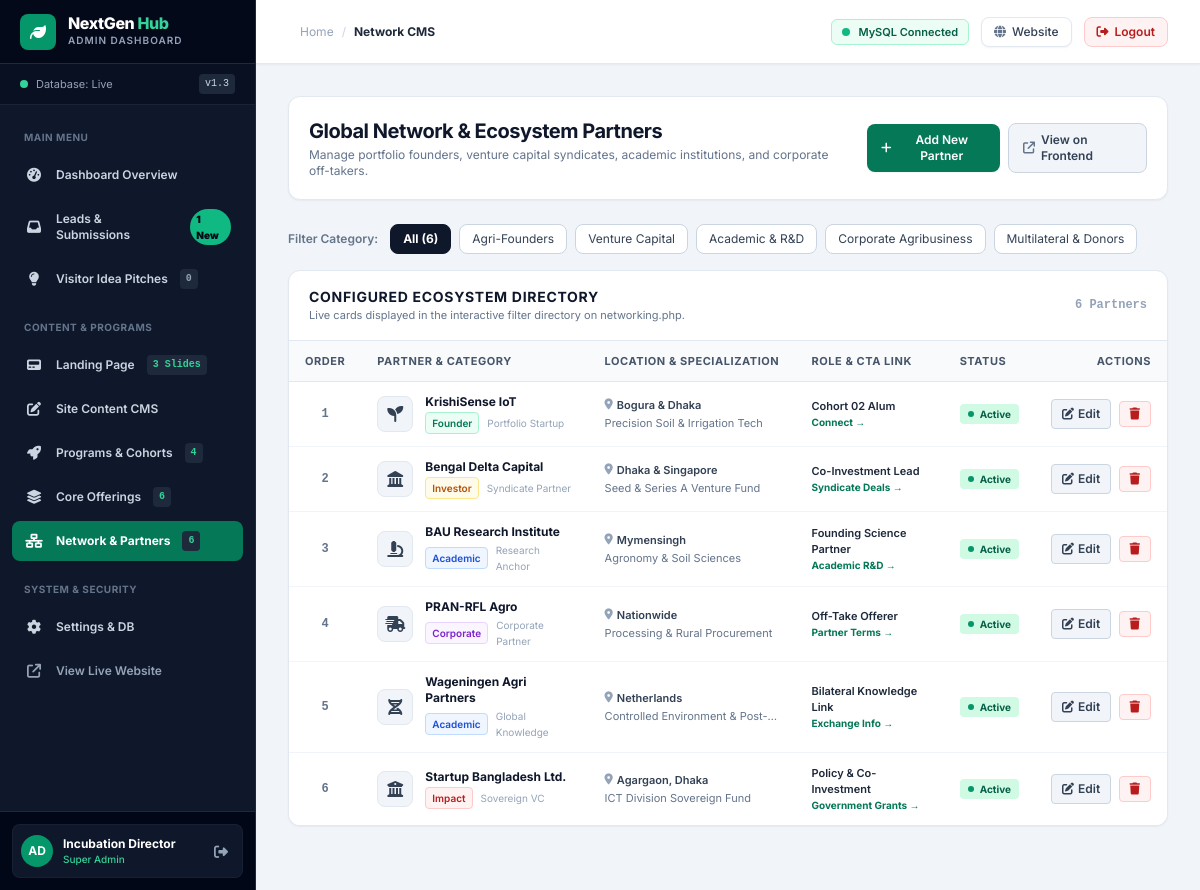
Page /admin/networking.php (signed in) on the committed database.
### tables this page shows
CREATE TABLE IF NOT EXISTS `network_partners` (
    `id` INT UNSIGNED AUTO_INCREMENT PRIMARY KEY,
    `name` VARCHAR(150) NOT NULL,
    `category` ENUM('founder', 'investor', 'academic', 'corporate', 'impact') NOT NULL DEFAULT 'founder',
    `badge` VARCHAR(50) DEFAULT 'Portfolio Startup',
    `location` VARCHAR(100) DEFAULT 'Dhaka',
    `tagline` VARCHAR(150) DEFAULT NULL,
    `description` TEXT NOT NULL,
    `icon` VARCHAR(50) DEFAULT 'fa-seedling',
    `meta_label` VARCHAR(100) DEFAULT 'Cohort Alum',
    `link_text` VARCHAR(100) DEFAULT 'Connect →',
    `link_url` VARCHAR(255) DEFAULT 'contact.php',
    `sort_order` INT DEFAULT 0,
    `status` ENUM('Active', 'Draft') DEFAULT 'Active',
    `created_at` TIMESTAMP DEFAULT CURRENT_TIMESTAMP,
    `updated_at` TIMESTAMP DEFAULT CURRENT_TIMESTAMP ON UPDATE CURRENT_TIMESTAMP,
    INDEX `idx_category` (`category`),
    INDEX `idx_status` (`status`)
);

### includes/db.php (called while the page is built, shortened)
<?php
function getDbConnection() {
    static $pdo = null;
    if ($pdo !== null) {
        return $pdo;
    }
    $options = [
        PDO::ATTR_ERRMODE            => PDO::ERRMODE_EXCEPTION,
        PDO::ATTR_DEFAULT_FETCH_MODE => PDO::FETCH_ASSOC,
        PDO::ATTR_EMULATE_PREPARES   => false,
        PDO::ATTR_TIMEOUT            => 2,
    ];
    $dsn = "mysql:host=" . DB_HOST . ";port=" . DB_PORT . ";dbname=" . DB_NAME . ";charset=utf8mb4";
    try {
        $pdo = new PDO($dsn, DB_USER, DB_PASS, $options);
        return $pdo;
    } catch (PDOException $e) {
        error_log("Primary DB connection attempt failed (" . DB_HOST . "): " . $e->getMessage());
    }
    return null;
}
function getNetworkPartners($activeOnly = false) {
    $pdo = getDbConnection();
    if ($pdo !== null) {
        try {
            $sql = "SELECT * FROM network_partners";
            $sql .= " ORDER BY sort_order ASC, id ASC";
            $stmt = $pdo->query($sql);
            $results = $stmt->fetchAll();
            if (!empty($results)) {
                return $results;
            }
        } catch (PDOException $e) {
            error_log("Failed to fetch network partners from MySQL: " . $e->getMessage());
        }
    }
    $partners = getNetworkPartnersFromFallbackFile();
    return array_values($partners);
}

### admin/networking.php (the view, shortened to what this page needs)
<?php
require_once __DIR__ . '/auth.php';
$categoryFilter = $_GET['category'] ?? '';
$partners = getNetworkPartners(false);
?>
<div class="max-w-6xl">
    <div class="mb-6 bg-white p-5 rounded-xl border border-slate-200 shadow-sm flex flex-col sm:flex-row sm:items-center justify-between gap-4">
        <div>
            <h1 class="text-xl font-bold text-slate-900 tracking-tight">Global Network & Ecosystem Partners</h1>
            <p class="text-xs text-slate-500 mt-0.5">Manage portfolio founders, venture capital syndicates, academic institutions, and corporate off-takers.</p>
        </div>
        <div class="flex items-center space-x-2">
            <button type="button" id="toggle-form-btn" class="inline-flex items-center px-3.5 py-2 rounded-lg bg-emerald-700 hover:bg-emerald-800 text-white text-xs font-semibold shadow-sm transition">
                <i class="fa-solid fa-plus mr-1.5"></i> Add New Partner
            </button>
            <a href="../networking.php" target="_blank" class="inline-flex items-center px-3.5 py-2 rounded-lg bg-slate-100 hover:bg-slate-200 text-slate-700 text-xs font-semibold border border-slate-300 transition">
                <i class="fa-solid fa-arrow-up-right-from-square mr-1.5 text-slate-500"></i> View on Frontend
            </a>
        </div>
    </div>
    <div class="mb-4 flex flex-wrap items-center gap-2 text-xs">
        <span class="text-slate-500 font-semibold mr-1">Filter Category:</span>
        <a href="networking.php" class="px-3 py-1.5 rounded-lg border <?= empty($categoryFilter) ? 'bg-slate-900 text-white border-slate-900 font-bold' : 'bg-white text-slate-700 border-slate-300 hover:bg-slate-50' ?> transition">
            All (<?= count(getNetworkPartners(false)) ?>)
        </a>
        <a href="networking.php?category=founder" class="px-3 py-1.5 rounded-lg border <?= $categoryFilter === 'founder' ? 'bg-emerald-700 text-white border-emerald-700 font-bold' : 'bg-white text-slate-700 border-slate-300 hover:bg-slate-50' ?> transition">
            Agri-Founders
        </a>
        <a href="networking.php?category=investor" class="px-3 py-1.5 rounded-lg border <?= $categoryFilter === 'investor' ? 'bg-amber-600 text-white border-amber-600 font-bold' : 'bg-white text-slate-700 border-slate-300 hover:bg-slate-50' ?> transition">
            Venture Capital
        </a>
        <a href="networking.php?category=academic" class="px-3 py-1.5 rounded-lg border <?= $categoryFilter === 'academic' ? 'bg-blue-600 text-white border-blue-600 font-bold' : 'bg-white text-slate-700 border-slate-300 hover:bg-slate-50' ?> transition">
            Academic & R&D
        </a>
        <a href="networking.php?category=corporate" class="px-3 py-1.5 rounded-lg border <?= $categoryFilter === 'corporate' ? 'bg-purple-600 text-white border-purple-600 font-bold' : 'bg-white text-slate-700 border-slate-300 hover:bg-slate-50' ?> transition">
            Corporate Agribusiness
        </a>
        <a href="networking.php?category=impact" class="px-3 py-1.5 rounded-lg border <?= $categoryFilter === 'impact' ? 'bg-red-600 text-white border-red-600 font-bold' : 'bg-white text-slate-700 border-slate-300 hover:bg-slate-50' ?> transition">
            Multilateral & Donors
        </a>
    </div>
    <div class="bg-white rounded-xl border border-slate-200 shadow-sm overflow-hidden mb-8">
        <div class="px-5 py-4 border-b border-slate-200 flex items-center justify-between">
            <div>
                <h2 class="text-sm font-bold text-slate-900 uppercase tracking-wider">Configured Ecosystem Directory</h2>
                <p class="text-[11px] text-slate-500">Live cards displayed in the interactive filter directory on networking.php.</p>
            </div>
            <span class="text-xs font-mono font-bold text-slate-400"><?= count($partners) ?> Partners</span>
        </div>
        <div class="overflow-x-auto">
            <table class="w-full text-left text-xs border-collapse">
                <thead class="bg-slate-50 text-slate-600 uppercase font-bold text-[11px] tracking-wider border-b border-slate-200">
                    <tr>
                        <th class="px-4 py-3 text-center">Order</th>
                        <th class="px-4 py-3">Partner & Category</th>
                        <th class="px-4 py-3">Location & Specialization</th>
                        <th class="px-4 py-3">Role & CTA Link</th>
                        <th class="px-4 py-3">Status</th>
                        <th class="px-4 py-3 text-right">Actions</th>
                    </tr>
                </thead>
                <tbody class="divide-y divide-slate-100 bg-white">
                    <?php if (empty($partners)): ?>
                        <tr>
                            <td colspan="6" class="px-4 py-8 text-center text-slate-400">
                                <i class="fa-solid fa-network-wired text-3xl mb-2 text-slate-300 block"></i>
                                No directory partners found in this category. Click "Add New Partner" above to add one.
                            </td>
                        </tr>
                    <?php else: ?>
                        <?php foreach ($partners as $p):
                            $catBadge = match ($p['category'] ?? '') {
                                'founder' => 'bg-emerald-50 text-emerald-700 border-emerald-200',
                                'investor' => 'bg-amber-50 text-amber-700 border-amber-200',
                                'academic' => 'bg-blue-50 text-blue-700 border-blue-200',
                                'corporate' => 'bg-purple-50 text-purple-700 border-purple-200',
                                'impact' => 'bg-red-50 text-red-700 border-red-200',
                                default => 'bg-slate-50 text-slate-700 border-slate-200'
                            };
                        ?>
                            <tr class="hover:bg-slate-50/70 transition">
                                <td class="px-4 py-3 text-center font-mono font-bold text-slate-500">
                                    <?= htmlspecialchars($p['sort_order']) ?>
                                </td>
                                <td class="px-4 py-3">
                                    <div class="flex items-center space-x-3">
                                        <div class="w-9 h-9 rounded-lg bg-slate-100 text-slate-700 flex items-center justify-center text-base shrink-0 border border-slate-200">
                                            <i class="fa-solid <?= htmlspecialchars($p['icon'] ?? 'fa-seedling') ?>"></i>
                                        </div>
                                        <div>
                                            <strong class="text-slate-900 block font-bold text-xs"><?= htmlspecialchars($p['name']) ?></strong>
                                            <div class="flex items-center space-x-2 mt-0.5">
                                                <span class="inline-block px-1.5 py-0.5 rounded text-[10px] font-semibold border <?= $catBadge ?>">
                                                    <?= htmlspecialchars(ucfirst($p['category'] ?? 'founder')) ?>
                                                </span>
                                                <span class="text-[10px] text-slate-400"><?= htmlspecialchars($p['badge'] ?? '') ?></span>
                                            </div>
                                        </div>
                                    </div>
                                </td>
                                <td class="px-4 py-3 max-w-xs">
                                    <div class="flex items-center text-slate-700 text-[11px] font-semibold mb-0.5">
                                        <i class="fa-solid fa-location-dot mr-1 text-slate-400"></i>
                                        <?= htmlspecialchars($p['location'] ?? 'Dhaka') ?>
                                    </div>
                                    <span class="text-[11px] text-slate-500 line-clamp-1"><?= htmlspecialchars($p['tagline'] ?? '') ?></span>
                                </td>
                                <td class="px-4 py-3 text-slate-600 text-[11px]">
                                    <span class="block font-semibold text-slate-800"><?= htmlspecialchars($p['meta_label'] ?? '') ?></span>
                                    <span class="block text-emerald-700 font-bold text-[10px]"><?= htmlspecialchars($p['link_text'] ?? 'Connect →') ?></span>
                                </td>
                                <td class="px-4 py-3">
                                    <?php if (($p['status'] ?? '') === 'Active'): ?>
                                        <span class="inline-flex items-center px-2 py-0.5 rounded text-[10px] font-bold bg-emerald-100 text-emerald-800">
                                            <span class="w-1.5 h-1.5 rounded-full bg-emerald-600 mr-1.5"></span> Active
                                        </span>
                                    <?php else: ?>
                                        <span class="inline-flex items-center px-2 py-0.5 rounded text-[10px] font-bold bg-slate-100 text-slate-700">
                                            Draft
                                        </span>
                                    <?php endif; ?>
                                </td>
                                <td class="px-4 py-3 text-right space-x-1 whitespace-nowrap">
                                    <a href="networking.php?edit_id=<?= $p['id'] ?>" class="inline-flex items-center px-2.5 py-1.5 bg-slate-100 hover:bg-slate-200 text-slate-700 rounded border border-slate-300 font-semibold transition" title="Edit Partner">
                                        <i class="fa-solid fa-pen-to-square mr-1"></i> Edit
                                    </a>
                                    <a href="networking.php?delete_id=<?= $p['id'] ?>" onclick="return confirm('Are you sure you want to delete this partner record?');" class="inline-flex items-center px-2.5 py-1.5 bg-red-50 hover:bg-red-100 text-red-700 rounded border border-red-200 font-semibold transition" title="Delete Partner">
                                        <i class="fa-solid fa-trash"></i>
                                    </a>
                                </td>
                            </tr>
                        <?php endforeach; ?>
                    <?php endif; ?>
                </tbody>
            </table>
        </div>
    </div>
</div>

### admin/auth.php (style rules this page uses)
body { font-family: 'Inter', system-ui, sans-serif; }

### rows in the picture
network_partners: sort_order "1", name "KrishiSense IoT", category "Founder", badge "Portfolio Startup", location "Bogura & Dhaka", tagline "Precision Soil & Irrigation Tech", meta_label "Cohort 02 Alum", link_text "Connect →", status "Active" (drawn)
network_partners: sort_order "2", name "Bengal Delta Capital", category "Investor", badge "Syndicate Partner", location "Dhaka & Singapore", tagline "Seed & Series A Venture Fund", meta_label "Co-Investment Lead", link_text "Syndicate Deals →", status "Active" (drawn)
network_partners: sort_order "3", name "BAU Research Institute", category "Academic", badge "Research Anchor", location "Mymensingh", tagline "Agronomy & Soil Sciences", meta_label "Founding Science Partner", link_text "Academic R&D →", status "Active" (drawn)
network_partners: sort_order "4", name "PRAN-RFL Agro", category "Corporate", badge "Corporate Partner", location "Nationwide", tagline "Processing & Rural Procurement", meta_label "Off-Take Offerer", link_text "Partner Terms →", status "Active" (drawn)
network_partners: sort_order "5", name "Wageningen Agri Partners", category "Academic", badge "Global Knowledge", location "Netherlands", tagline "Controlled Environment…", meta_label "Bilateral Knowledge Link", link_text "Exchange Info →", status "Active" (drawn)
network_partners: sort_order "6", name "Startup Bangladesh Ltd.", category "Impact", badge "Sovereign VC", location "Agargaon, Dhaka", tagline "ICT Division Sovereign Fund", meta_label "Policy & Co-Investment", link_text "Government Grants →", status "Active" (drawn)

### other values in the picture
$stats['new'] "1"
$stats['total_ideas'] "0"
$stats['total_banners'] "3"
$stats['total_programs'] "4"
$stats['total_offerings'] "6"
$stats['total_partners'] "6"
substr($admin['username'], 0, 2) "AD"
$admin['full_name'] "Incubation Director"
$admin['role'] "Super Admin"
$breadcrumb "Network CMS"
count(getNetworkPartners(false)) "6"
count($partners) "6"
